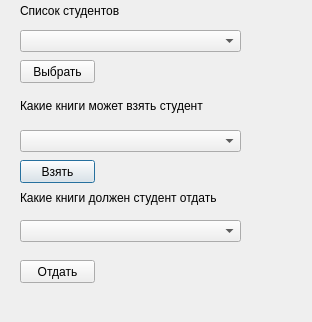
<?xml version="1.0" encoding="UTF-8"?>
<ui version="4.0">
 <class>Dialog</class>
 <widget class="QDialog" name="Dialog">
  <property name="geometry">
   <rect>
    <x>0</x>
    <y>0</y>
    <width>312</width>
    <height>322</height>
   </rect>
  </property>
  <property name="windowTitle">
   <string>Dialog</string>
  </property>
  <widget class="QPushButton" name="pushButton">
   <property name="geometry">
    <rect>
     <x>20</x>
     <y>160</y>
     <width>75</width>
     <height>23</height>
    </rect>
   </property>
   <property name="text">
    <string>Взять</string>
   </property>
  </widget>
  <widget class="QLabel" name="label">
   <property name="geometry">
    <rect>
     <x>20</x>
     <y>90</y>
     <width>251</width>
     <height>31</height>
    </rect>
   </property>
   <property name="text">
    <string>Какие книги может взять студент</string>
   </property>
  </widget>
  <widget class="QLabel" name="label_2">
   <property name="geometry">
    <rect>
     <x>20</x>
     <y>190</y>
     <width>251</width>
     <height>16</height>
    </rect>
   </property>
   <property name="text">
    <string>Какие книги должен студент отдать</string>
   </property>
  </widget>
  <widget class="QPushButton" name="pushButton_2">
   <property name="geometry">
    <rect>
     <x>20</x>
     <y>260</y>
     <width>75</width>
     <height>23</height>
    </rect>
   </property>
   <property name="text">
    <string>Отдать</string>
   </property>
  </widget>
  <widget class="QComboBox" name="comboBox">
   <property name="geometry">
    <rect>
     <x>20</x>
     <y>130</y>
     <width>221</width>
     <height>22</height>
    </rect>
   </property>
  </widget>
  <widget class="QComboBox" name="comboBox_2">
   <property name="geometry">
    <rect>
     <x>20</x>
     <y>220</y>
     <width>221</width>
     <height>22</height>
    </rect>
   </property>
  </widget>
  <widget class="QComboBox" name="comboBox_3">
   <property name="geometry">
    <rect>
     <x>20</x>
     <y>30</y>
     <width>221</width>
     <height>22</height>
    </rect>
   </property>
  </widget>
  <widget class="QLabel" name="label_3">
   <property name="geometry">
    <rect>
     <x>20</x>
     <y>0</y>
     <width>201</width>
     <height>21</height>
    </rect>
   </property>
   <property name="text">
    <string>Список студентов</string>
   </property>
  </widget>
  <widget class="QPushButton" name="pushButton_3">
   <property name="geometry">
    <rect>
     <x>20</x>
     <y>60</y>
     <width>75</width>
     <height>23</height>
    </rect>
   </property>
   <property name="text">
    <string>Выбрать</string>
   </property>
  </widget>
 </widget>
 <resources/>
 <connections/>
</ui>
